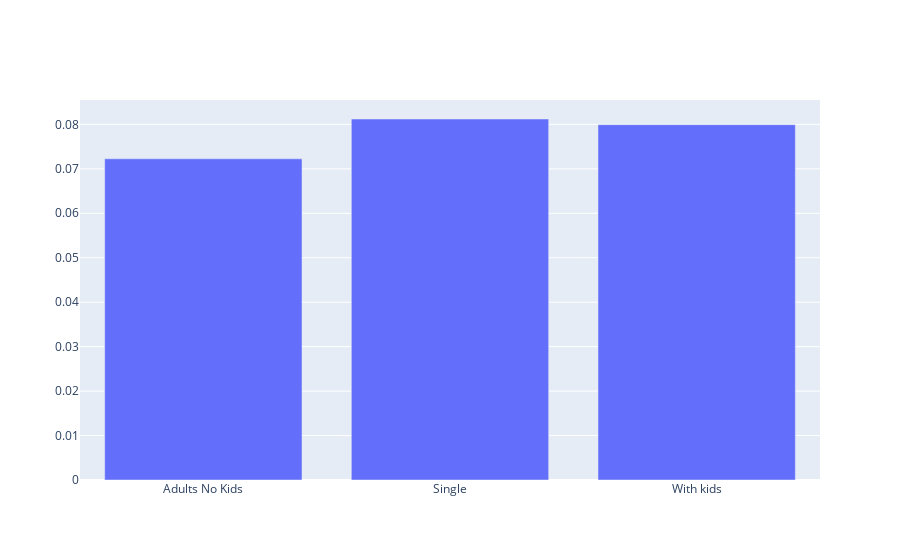

Notebook code for this chart:
### Code cell
fig = go.Figure()
fig.add_trace(
    go.Bar(x=df.groupby(["hh_comp_desc"]).mean()["Beverage"].index,
               y=df.groupby(["hh_comp_desc"]).mean()["Beverage"].values,
               name="High"))

### Figure 1 — Plotly figure (JSON) as saved in the notebook; plotly's stock layout.template omitted (floating-point values rounded to 4 significant figures)
{"data": [{"name": "High", "type": "bar", "x": ["Adults No Kids", "Single", "With kids"], "y": [0.07225, 0.08121, 0.07994]}], "layout": {}}
